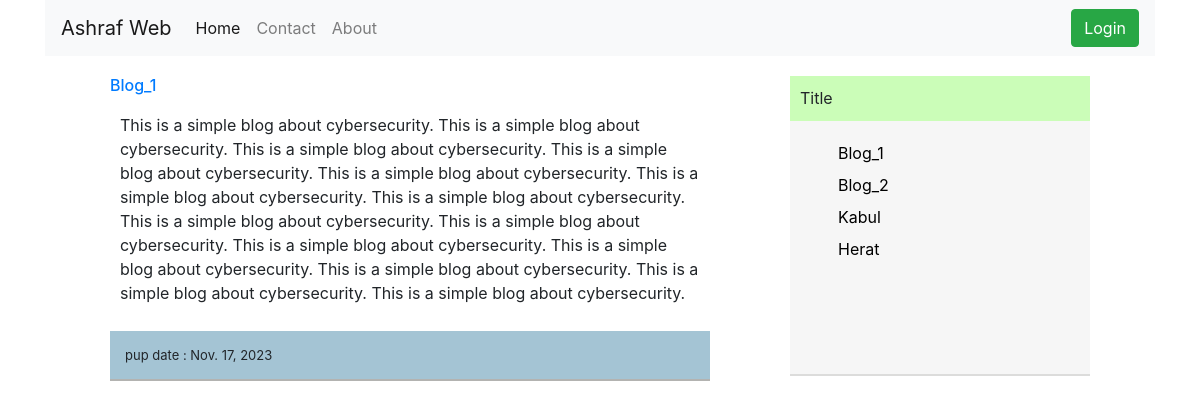
/detail/1, run on the app's committed database.
### blog/models.py (models this page shows, shortened)
class Blog(models.Model):
    title = models.CharField(max_length=200)
    content = models.TextField()
    pub_date = models.DateField(auto_now_add=True)

### blog/views.py (the view)
# urls.py: path('detail/<int:my_id>',views.detail_view,name='detail'),
def detail_view(request,my_id):
    obj = get_object_or_404(Blog,pk=my_id)
    dic = {
        "object":obj
    }
    return render(request,"detail.html",dic)

### blog/list_blog.py (called while the page is built)
def list_objects(request):
    return {
        "all_posts":Blog.objects.order_by('pub_date')
    }

### blog/templates/detail.html
{% extends 'base.html' %}
{% block content %}
<div class="content">
  <div class="c-title">
    <h6> <a href="{% url 'blog:detail' my_id=object.id %}">{{ object.title }}</a> </h6>
  </div>
  <div class="c_content">
<p>{{ object.content }}</p>
  </div>
  <div class="c_pup">
    <span>pup date : {{ object.pub_date }}</span>
  </div>
</div>
{% endblock %}

### blog/templates/base.html (shortened to what this page needs)
{% load static %}
<!DOCTYPE html>
<html lang="en" dir="ltr">
  <head>
<link rel="stylesheet" href="https://stackpath.bootstrapcdn.com/bootstrap/4.5.2/css/bootstrap.min.css">
<link rel="stylesheet" href="{% static 'style.css' %}">
  </head>
  <body>
<div class="container">
<header>
  <nav class="navbar navbar-expand-lg navbar-light bg-light">
  <a class="navbar-brand" href="{% url 'blog:index' %}">Ashraf Web</a>
  <div class="collapse navbar-collapse" id="navbarNav">
    <ul class="navbar-nav">
      <li class="nav-item active">
        <a class="nav-link" href="{% url 'blog:index' %}">Home <span class="sr-only">(current)</span></a>
      </li>
      <li class="nav-item">
        <a class="nav-link" href="{% url 'blog:contact' %}">Contact</a>
      </li>
      <li class="nav-item">
        <a class="nav-link" href="#">About</a>
      </li>
    </ul>
  </div>
  <div class="nav-btn">
    {% if user.is_authenticated %}
    <span>Hi {{user.username}}</span>
    {% else %}
    <button type="button" class="btn btn-success">Login</button>
    {% endif %}
  </div>
</nav>
</header>
<div class="content_box">
<div class="box1">
{% block content %}{% endblock %}
</div>
<div class="box2">
  <div class="arch">
    <div class="arch_title">
      <span>Title</span>
    </div>
<div class="arch_content">
  <ul>
    {% regroup all_posts by pub_date as objs %}
        {% for group in objs %}
          {% for item in group.list %}
            <a href="{% url 'blog:detail' my_id=item.id %}"><li>{{ item.title }}</li></a>
      {% endfor %}
  {% endfor %}
  </ul>
</div>
  </div>
</div>
</div>
</div>
  </body>
</html>

### static/style.css (style rules this page uses)
header { margin-bottom: 20px; }
.content_box { height: auto; width: 100%; display: flex; flex-wrap: wrap; justify-content: center; }
.content { width: 600px; height: auto; margin-bottom: 40px; }
.c_content { width: 100%; height: auto; padding: 10px; }
.c_pup { width: 100%; height: 50px; padding: 15px; background-color: #a4c4d4; font-size: 13px; border-bottom: 2px solid #B3B3B1; }
.arch { width: 300px; height: 300px; background-color: #F6F6F6; margin-left: 80px; border-bottom: 2px solid #DCDCDB; margin-bottom: 30px; }
.arch_title { width: 100%; height: 45px; background-color: #CBFDB8; padding: 10px; }
.arch_content ul { margin-top: 20px; }
.arch_content ul li { list-style: none; color: black; margin: 8px; }

### data on the page
Blog: title "Blog_1", content "This is a simple blog about cybersecurity. This is a simple blog about cybersecurity. This is a simple blog about cybersecurity. This is a simple blog about cybersecurity. This is a simple blog about cybersecurity. This is a simple blog about cybersecurity. This is a simple blog about cybersecurity. This is a simple blog about cybersecurity. This is a simple blog about cybersecurity. This is a simple blog about cybersecurity. This is a simple blog about cybersecurity. This is a simple blog about cybersecurity. This is a simple blog about cybersecurity. This is a simple blog about cybersecurity.", pub_date "Nov. 17, 2023"
Blog: title "Blog_2"
Blog: title "Kabul"
Blog: title "Herat"
